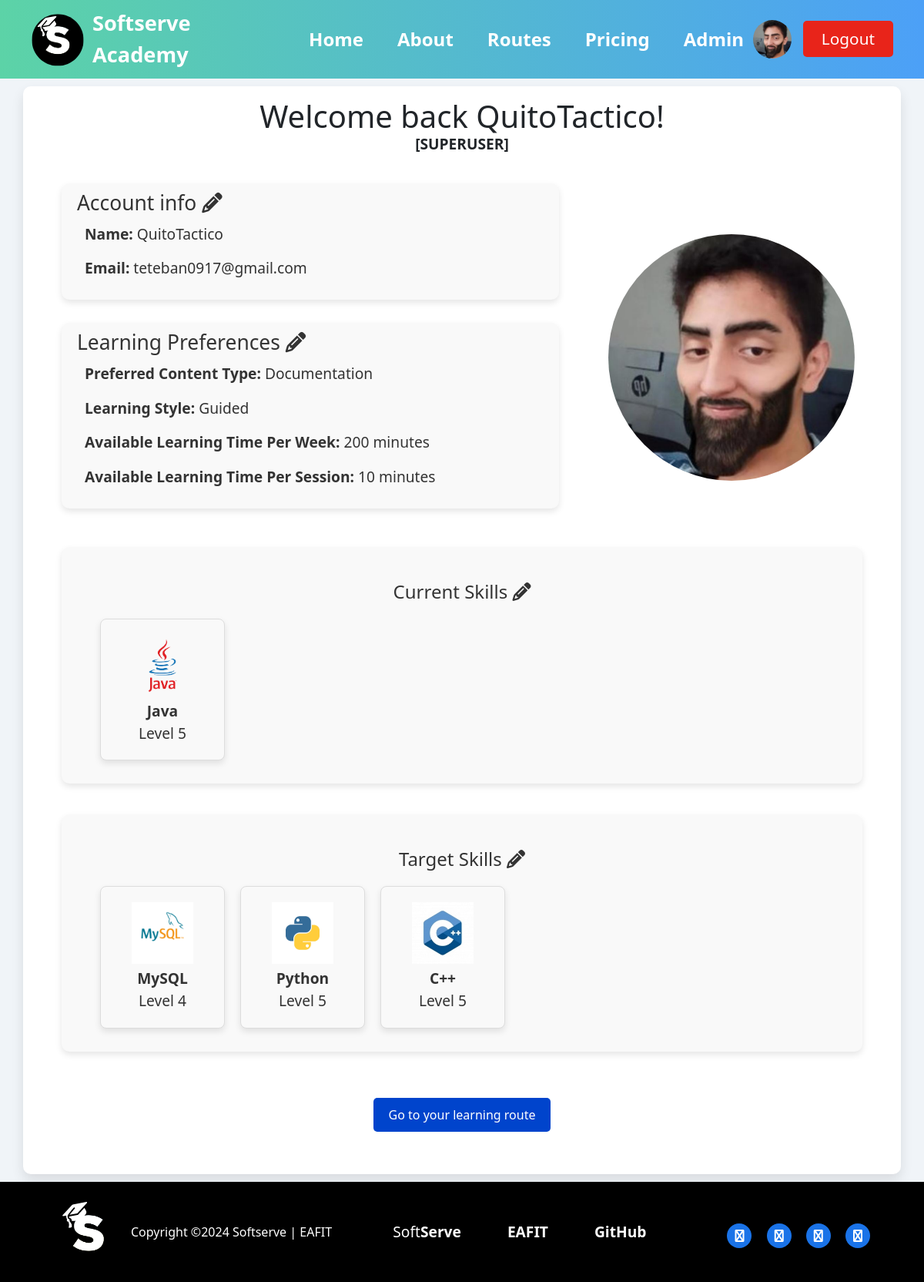
The page /user/ (signed in) on the database its author committed.
### user/models.py (models this page shows, shortened)
class User(AbstractBaseUser, PermissionsMixin):
    id = models.AutoField(primary_key=True)
    name = models.CharField(max_length=100)
    password = models.CharField(max_length=100)
    email = models.EmailField(unique=True)
    image = models.ImageField(upload_to="user/images/", blank=True)
    preference = models.ForeignKey(
        Preference, on_delete=models.SET_NULL, blank=True, null=True
    )
    current_skills = models.ManyToManyField(
        SkillLevel, related_name="users_current", blank=True
    )
    target_skills = models.ManyToManyField(
        SkillLevel, related_name="users_target", blank=True
    )
    learning_routes = models.ManyToManyField(
        LearningRoute, related_name="users_route", blank=True
    )
    is_active = models.BooleanField(default=True)
    is_staff = models.BooleanField(default=False)
    is_superuser = models.BooleanField(default=False)
    objects = UserManager()
    USERNAME_FIELD = "email"
    REQUIRED_FIELDS = ["name"]

### preference/models.py (models this page shows)
class Preference(models.Model):
    id = models.AutoField(primary_key=True)
    media_type = models.CharField(max_length=100, choices=MEDIA_TYPE_CHOICES)
    content_type = models.CharField(max_length=100, choices=CONTENT_TYPE_CHOICES)
    learning_type = models.CharField(max_length=100, choices=LEARNING_TYPE_CHOICES)
    time_per_week = models.IntegerField(
        validators=[MinValueValidator(5), MaxValueValidator(6000)]
    )
    time_per_session = models.IntegerField(
        validators=[MinValueValidator(5), MaxValueValidator(600)]
    )

### skill/models.py (models this page shows, shortened)
class SkillLevel(models.Model):
    id = models.AutoField(primary_key=True)
    skill = models.ForeignKey("Skill", on_delete=models.CASCADE)
    level = models.IntegerField(validators=[MinValueValidator(1), MaxValueValidator(5)])

class Skill(models.Model):
    id = models.AutoField(primary_key=True)
    name = models.CharField(max_length=100)
    skill_type = models.CharField(max_length=100, choices=SKILL_TYPE_CHOICES)
    image = models.ImageField(upload_to="skill/images/", null=True, blank=True)

### user/views.py (the view)
# urls.py: 2. Add a URL to urlpatterns:  path('', views.home, name='home')
@login_required
def home(request):
    user_id = request.session.get("user_id")
    if user_id:
        user = get_object_or_404(User, id=user_id)
        return render(request, "user.html", {"user": user})  # Happy path
    else:
        return redirect(
            "not_logged_in"
        )  # Not necessary now, because of the login_required decorator

### learning_route/models.py (called while the page is built)
    def __str__(self):
        return self.skill_level.skill.name + " - " + str(self.skill_level.level)

### user/templates/user.html (shortened to what this page needs)
{% extends "base.html" %}
{% load static %}
{% block extra_css %}
<link rel="stylesheet" href="{% static 'css/user.css' %}">
{% endblock %}
{% block content %}
<div class="header">
    <h1>Welcome back {{ user.name }}!
        {% if user.is_superuser %}
        <p><strong>[SUPERUSER]</strong></p>
        {% endif %}
    </h1>
</div>
<div class="main-content">
    <div class="info">
        <div class="texts">
            <a href="{% url 'update_profile' %}" class="button-link">
                <button class="account-info">
                    <h2>Account info <i class="fa fa-pencil"></i></h2>
                    <p><strong>Name:</strong> {{ user.name }}</p>
                    <p><strong>Email:</strong> {{ user.email }}</p>
                </button>
            </a>
            <a href="{% url 'preference_create' %}" class="button-link">
                <button class="learning-preferences">
                    <h2>Learning Preferences <i class="fa fa-pencil"></i></h2>
                    {% if user.preference %}
                    <p><strong>Preferred Content Type:</strong> {{ user.preference.content_type }}</p>
                    <p><strong>Learning Style:</strong> {{ user.preference.learning_type }}</p>
                    <p><strong>Available Learning Time Per Week:</strong> {{ user.preference.time_per_week }} minutes
                    </p>
                    <p><strong>Available Learning Time Per Session:</strong> {{ user.preference.time_per_session }}
                        minutes
                    </p>
                    {% else %}
                    <p>Please set your preferences to generate your learning routes.</p>
                    {% endif %}
                </button>
            </a>
        </div>
        <div class="profile-pic-container">
            <a href="{% url 'update_profile' %}">
                {% if user.image %}
                <img class="profile-pic img-fluid" src="{{ user.image.url }}" alt="Profile Picture">
                {% else %}
                <img class="profile-pic img-fluid" src="{% static 'images/default-user.png' %}" alt="Profile Picture">
                {% endif %}
            </a>
        </div>
    </div>
    <div class="skills">
        <a href="{% url 'update_current_skills' %}" class="button-link">
            <h2>Current Skills <i class="fa fa-pencil"></i></h2>
        </a>
        <a href="{% url 'update_current_skills' %}">
            <button class="skill-button">
                <div class="skill-set">
                    {% if user.current_skills.all %}
                    {% for skill_level in user.current_skills.all %}
                    <div class="skill">
                        <img src="{{ skill_level.skill.image.url }}">
                        <span><b>{{ skill_level.skill.name }}</b></span>
                        <span>Level {{ skill_level.level }}</span>
                    </div>
                    {% endfor %}
                    {% else %}
                    <p>You don't have current skills. Create some!</p>
                    {% endif %}
                </div>
            </button>
        </a>
    </div>
    <div class="skills">
        <a href="{% url 'update_target_skills' %}" class="button-link">
            <h2>Target Skills <i class="fa fa-pencil"></i></h2>
        </a>
        <a href="{% url 'update_target_skills' %}">
            <button class="skill-button">
                <div class="skill-set">
                    {% if user.target_skills.all %}
                    {% for skill_level in user.target_skills.all %}
                    <div class="skill">
                        <img src="{{ skill_level.skill.image.url }}">
                        <span><b>{{ skill_level.skill.name }}</b></span>
                        <span>Level {{ skill_level.level }}</span>
                    </div>
                    {% endfor %}
                    {% else %}
                    <p>Please set your target skills to generate their learning routes.</p>
                    {% endif %}
                </div>
            </button>
        </a>
    </div>
    <div class="learning-route">
        <a href="{% url 'learning_route' %}" class="button-link">
            <button>Go to your learning route</button>
        </a>
    </div>
</div>
{% endblock %}

### SoftServeAcademy/templates/base.html (shortened to what this page needs)
<!DOCTYPE html>
<html lang="en">
{% load static %}
<head>
    <link rel="stylesheet" href="https://stackpath.bootstrapcdn.com/bootstrap/4.5.2/css/bootstrap.min.css">
    <link rel="stylesheet" href="https://cdnjs.cloudflare.com/ajax/libs/font-awesome/4.7.0/css/font-awesome.min.css">
    <link href="https://cdnjs.cloudflare.com/ajax/libs/select2/4.0.13/css/select2.min.css" rel="stylesheet" />
    <link rel="stylesheet" href="https://cdnjs.cloudflare.com/ajax/libs/font-awesome/6.4.0/css/all.min.css">
    <link rel="stylesheet" href="{% static 'css/header.css' %}">
    <link rel="stylesheet" href="{% static 'css/footer.css' %}">
    <link rel="stylesheet" href="{% static 'css/base.css' %}">
    {% block extra_css %}{% endblock %}
</head>
<body>
    <div class="wrapper">
        <header>
            <div class="logo">
                <a href="{% url 'home' %}"><img src="{% static 'images/2.svg' %}" alt="Logo"></a>
                <a href="{% url 'home' %}"><span>Softserve Academy</span></a>
            </div>
            <nav>
                <ul id="nav-links">
                    <li><a href="{% url 'home' %}">Home</a></li>
                    <li><a href="{% url 'about' %}">About</a></li>
                    {% if user.is_authenticated %}
                    <li class="dropdown">
                        <a href="{% url 'learning_route' %}">Routes</a>
                    </li>
                    {% endif %}
                    <li><a href="{% url 'pricing' %}">Pricing</a></li>
                    {% if user.is_superuser %}
                    <li class="dropdown">
                        <a href="{% url 'admin:index' %}">Admin</a>
                    </li>
                    {% endif %}
                </ul>
            </nav>
            <div class="auth-buttons">
                {% if user.is_authenticated %}
                <a href="{% url 'user' %}">
                    {% if user.image %}
                    <img src="{{ user.image.url }}" alt="User Photo" class="user-image img-fluid">
                    {% else %}
                    <img src="{% static 'images/default-user.png' %}" alt="Default User Photo" class="user-image img-fluid">
                    {% endif %}
                </a>
                <a href="{% url 'logout' %}" class="get-logout-btn">Logout</a>
                {% else %}
                <a href="{% url 'login' %}" class="login-btn">Login</a>
                <a href="{% url 'register' %}" class="get-started-btn">Get Started</a>
                {% endif %}
            </div>
        </header>
        <div class="container">
            {% block content %}
            {% endblock %}
        </div>
        <footer>
            <div class="footer-container">
                <div class="footer-left">
                    <img src="{% static 'images/2.svg' %}" alt="Logo">
                    <p>Copyright ©2024 Softserve | EAFIT</p>
                </div>
                <div class="footer-right">
                    <ul>
                        <li><a href="https://career.softserveinc.com/es/about/colombia">Soft<b>Serve</b></a></li>
                        <li><a href="https://www.eafit.edu.co/"><b>EAFIT</b></a></li>
                        <li><a href="https://github.com/QuitoTactico/SoftServe-Academy"><b>GitHub</b></a></li>
                    </ul>
                    <div class="social-media">
                        <a href="https://www.instagram.com/softserve_people/"><i class="fa fa-instagram"></i></a>
                        <a href="https://www.facebook.com/SoftServeColombia/"><i class="fa fa-facebook"></i></a>
                        <a href="https://x.com/SoftServeInc"><i class="fa fa-twitter"></i></a>
                        <a href="https://www.youtube.com/@SoftServeInc"><i class="fa fa-youtube"></i></a>
                    </div>
                </div>
            </div>
        </footer>
    </div>
</body>
</html>

### static/css/header.css (style rules this page uses)
* { margin: 0; padding: 0; }
dl, ol, ul { margin-top: 0; margin-bottom: 0rem; }
body { font-family: 'Segoe UI', Tahoma, Geneva, Verdana, sans-serif; background-color: #f0f4f8; }
.wrapper header .auth-buttons a .user-image { width: 50px; height: 50px; border-radius: 50%; margin-right: 10px; object-fit: cover; transition: filter 0.3s; }
header { display: flex; justify-content: space-between; align-items: center; padding: 10px 20px; background: linear-gradient(to right, #5cd3a7, #4ca0f7); position: relative; z-index: 2; }
.logo { display: flex; align-items: center; }
.logo img { width: fit-content; height: 70px; margin-right: 10px; margin-left: 20px; }
.logo a span { font-size: 1.7rem; font-weight: bold; color: #fff; cursor: pointer; text-decoration: none; }
nav ul { list-style: none; display: flex; align-items: center; }
nav ul li { margin-left: 20px; position: relative; }
nav ul li a { text-decoration: none; color: #fff; font-weight: bold; font-size: 1.5rem; padding: 2px 12px; }
.auth-buttons { display: flex; align-items: center; margin-right: 20px; }
.auth-buttons .get-logout-btn { text-decoration: none; background-color: #e8241a; color: #fff; padding: 8px 24px; border-radius: 5px; margin-left: 10px; font-size: 1.3rem; }

### static/css/footer.css (style rules this page uses)
html, body { height: 100%; margin: 0; display: flex; flex-direction: column; }
.wrapper { display: flex; flex-direction: column; justify-content: space-between; flex: 1; }
footer { background-color: #000; color: #fff; padding: 20px 0; width: 100%; }
.footer-container { display: flex; justify-content: space-between; align-items: center; flex-wrap: wrap; margin-inline: 50px; padding: 0 20px; }
.footer-left { display: flex; align-items: center; }
.footer-left img { height: 90px; margin-right: 10px; }
.footer-left p { margin: 0; font-size: 1rem; }
.footer-right { display: flex; align-items: center; justify-content: flex-end; }
.footer-right ul { list-style: none; display: flex; padding: 0; margin-right: 60px; }
.footer-right ul li { margin: 0 30px; }
.footer-right ul li a { color: #fff; text-decoration: none; font-size: 1.2rem; }
.footer-right .social-media { margin-top: 10px; }
.footer-right .social-media a { color: #fff; font-size: 1rem; margin-left: 15px; text-decoration: none; background-color: #1a73e8; padding: 5px 10px; border-radius: 100%; }

### static/css/base.css (style rules this page uses)
* { margin: 0; padding: 0; box-sizing: content-box; }
dl, ol, ul { margin-top: 0; margin-bottom: 0rem; }
body { font-family: Arial, sans-serif; background-color: #f0f4f8; }

### rows shown on the page
User: image (picture), name "QuitoTactico", email "teteban0917@gmail.com", preference.content_type "Documentation", preference.learning_type "Guided", preference.time_per_week "200", preference.time_per_session "10"
SkillLevel: skill.image (picture), skill.name "Java", level "5"
SkillLevel: skill.image (picture), skill.name "MySQL", level "4"
SkillLevel: skill.image (picture), skill.name "Python", level "5"
SkillLevel: skill.image (picture), skill.name "C++", level "5"
